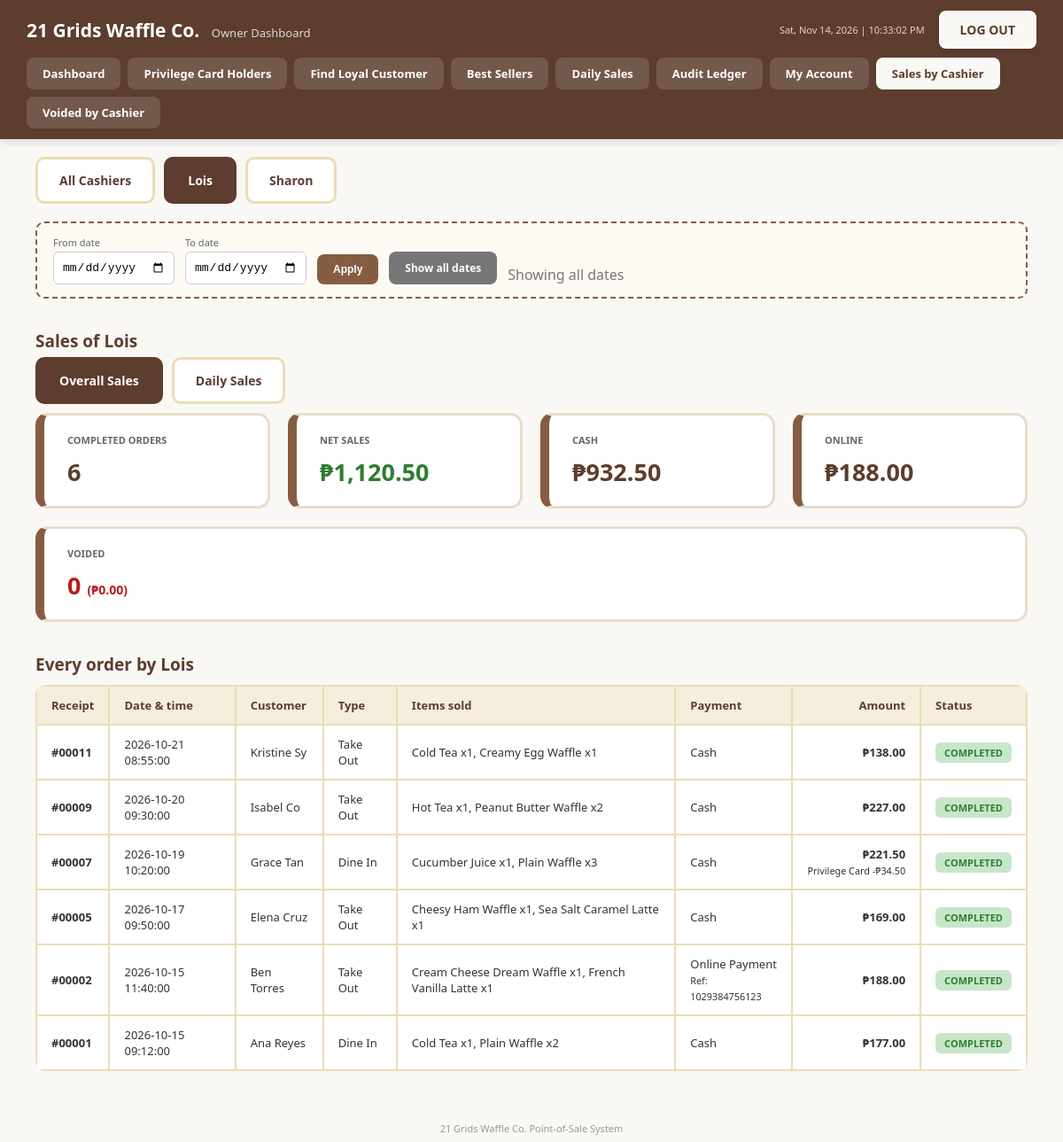
The app's page /cashier_sales.php?cashier=3&view=overall (signed in) with its own data.
### tables this page shows
CREATE TABLE Staff (
    StaffID       INT AUTO_INCREMENT PRIMARY KEY,
    Username      VARCHAR(50)  NOT NULL UNIQUE,
    PasswordHash  VARCHAR(255) NOT NULL,
    FullName      VARCHAR(100) NOT NULL,
    Role          ENUM('Admin', 'Owner', 'Cashier') NOT NULL,
    IsActive      BOOLEAN      NOT NULL DEFAULT TRUE,
    CreatedAt     TIMESTAMP    NOT NULL DEFAULT CURRENT_TIMESTAMP
);

CREATE TABLE CustomerOrder (
    OrderID            INT AUTO_INCREMENT PRIMARY KEY,    
    OrderDate          TIMESTAMP     NOT NULL DEFAULT CURRENT_TIMESTAMP,
    CustomerName       VARCHAR(100)  NOT NULL DEFAULT 'Walk-in Customer',
    OrderType          ENUM('Dine In', 'Take Out')     NOT NULL DEFAULT 'Dine In',
    SubtotalAmount     DECIMAL(8,2)  NOT NULL DEFAULT 0.00 CHECK (SubtotalAmount >= 0),
    DiscountID         INT           NOT NULL DEFAULT 1,
    DiscountIDNumber   VARCHAR(50),
    PrivilegeCardID    INT,
    DiscountAmount     DECIMAL(8,2)  NOT NULL DEFAULT 0.00 CHECK (DiscountAmount >= 0),
    TotalAmount        DECIMAL(8,2)  NOT NULL DEFAULT 0.00 CHECK (TotalAmount >= 0),
    PaymentMethod      ENUM('Cash', 'Online Payment')  NOT NULL,
    ReferenceNumber    VARCHAR(50)   UNIQUE,
    AmountReceived     DECIMAL(8,2)  CHECK (AmountReceived >= 0),
    Status             ENUM('Completed', 'Voided')     NOT NULL DEFAULT 'Completed',
    CashierID          INT           NOT NULL,
    FOREIGN KEY (DiscountID)
        REFERENCES Discount(DiscountID),
    FOREIGN KEY (CashierID)
        REFERENCES Staff(StaffID),
    FOREIGN KEY (PrivilegeCardID)
        REFERENCES PrivilegeCard(CardID),
    CHECK (PaymentMethod <> 'Online Payment' OR ReferenceNumber IS NOT NULL),
    CHECK (DiscountAmount = 0 OR DiscountIDNumber IS NOT NULL OR PrivilegeCardID IS NOT NULL),
    CHECK (TotalAmount = SubtotalAmount - DiscountAmount),
    CHECK (PaymentMethod <> 'Cash' OR (AmountReceived IS NOT NULL AND AmountReceived >= TotalAmount))
);

CREATE TABLE Discount (
    DiscountID    INT AUTO_INCREMENT PRIMARY KEY,
    DiscountName  VARCHAR(50)  NOT NULL UNIQUE,
    DiscountRate  DECIMAL(5,2) NOT NULL CHECK (DiscountRate >= 0 AND DiscountRate <= 100),
    AppliesTo     ENUM('Nothing', 'One Waffle and One Drink', 'One Highest Item') NOT NULL DEFAULT 'Nothing'
);

### cashier_sales.php (the view, shortened to what the rows shown need)
<?php
$role = $_SESSION['role'] ?? '';
require_once 'topbar.php';
$report  = new ReportService();
function cleanDate($dateText) { return (isset($dateText) && preg_match('/^\d{4}-\d{2}-\d{2}$/', $dateText)) ? $dateText : ''; }
function peso($amount) { return '₱' . number_format((float)$amount, 2); }
function qs($cashier, $from, $to, $view = '') { return '?' . http_build_query(array_filter(['cashier' => $cashier, 'view' => $view, 'from' => $from, 'to' => $to], fn($value) => $value !== '')); }
$from = cleanDate($_GET['from'] ?? '');
$to   = cleanDate($_GET['to'] ?? '');
$selected = $_GET['cashier'] ?? 'all';
$view = (($_GET['view'] ?? '') === 'daily') ? 'daily' : 'overall';
$cashiers = $report->getCashiers();
$summary    = $report->getCashierSummary($from, $to);
$perCashier = $summary['perCashier'];
$unassigned = $summary['unassigned'];
$grand      = $summary['grand'];
$empty      = $summary['empty'];
$hasUnassigned = ($unassigned['completed'] + $unassigned['voided']) > 0;
$daily = []; $ledger = []; $selRow = $empty; $selName = '';
if ($selected !== 'all') {
    $cashierParam = ($selected === 'none') ? 0 : (int)$selected;
    $daily  = $report->getDailySales($cashierParam, $from, $to);
    $ledger = $report->getLedger($cashierParam, $from, $to);
    if ($selected === 'none') {
        $selRow = $unassigned; $selName = 'Older orders (no cashier recorded)';
    } else {
        $selRow = $perCashier[(int)$selected] ?? $empty;
        foreach ($cashiers as $cashier) { if ((string)$cashier['StaffID'] === (string)$selected) { $selName = $cashier['FullName']; } }
    }
}
?>
<!DOCTYPE html>
<html lang="en">
<head>
</head>
<body>
    <?php
    if ($role === 'Admin') { topbar('Admin Console', adminNav(), 'sales'); }
    else { topbar('Owner Dashboard', ownerNavLinks(), 'sales'); }
    ?>
    <div class="tabs">
        <a class="tab <?php echo $selected === 'all' ? 'active' : ''; ?>" href="<?php echo qs('all', $from, $to); ?>">All Cashiers</a>
        <?php foreach ($cashiers as $cashier): ?>
            <a class="tab <?php echo (string)$selected === (string)$cashier['StaffID'] ? 'active' : ''; ?>" href="<?php echo qs($cashier['StaffID'], $from, $to, $view); ?>">
                <?php echo htmlspecialchars($cashier['FullName']); ?><?php echo $cashier['IsActive'] ? '' : ' <small>(inactive)</small>'; ?>
            </a>
        <?php endforeach; ?>
    </div>
    <form method="GET" class="filter">
        <div><label>From date</label><input type="date" name="from" value="<?php echo htmlspecialchars($from); ?>"></div>
        <div><label>To date</label><input type="date" name="to" value="<?php echo htmlspecialchars($to); ?>"></div>
        <button type="submit">Apply</button>
        <a class="reset" href="<?php echo qs($selected, '', '', $view); ?>">Show all dates</a>
        <span style="color:#777;"><?php echo ($from || $to) ? 'Showing ' . htmlspecialchars($from ?: 'the beginning') . ' to ' . htmlspecialchars($to ?: 'today') : 'Showing all dates'; ?></span>
    </form>
<?php if ($selected === 'all'): ?>
    <h3 class="sec">All cashiers compared</h3>
    <table>
        <thead><tr><th>Cashier</th><th class="num">Completed orders</th><th class="num">Net sales</th><th class="num">Cash</th><th class="num">Online</th><th class="num">Voided orders</th><th class="num">Voided amount</th><th></th></tr></thead>
        <tbody>
        <?php foreach ($cashiers as $cashier): $cashierTotals = $perCashier[$cashier['StaffID']] ?? $empty; ?>
            <tr>
                <td><strong><?php echo htmlspecialchars($cashier['FullName']); ?></strong> <small style="color:#999;">(<?php echo htmlspecialchars($cashier['Username']); ?>)</small><?php echo $cashier['IsActive'] ? '' : ' <span class="badge void">INACTIVE</span>'; ?></td>
                <td class="num"><?php echo (int)$cashierTotals['completed']; ?></td>
                <td class="num" style="font-weight:bold; color:#2e7d32;"><?php echo peso($cashierTotals['net']); ?></td>
                <td class="num"><?php echo peso($cashierTotals['cash']); ?></td>
                <td class="num"><?php echo peso($cashierTotals['online']); ?></td>
                <td class="num" style="color:#b71c1c;"><?php echo (int)$cashierTotals['voided']; ?></td>
                <td class="num" style="color:#b71c1c;"><?php echo peso($cashierTotals['voidedAmount']); ?></td>
                <td><a href="<?php echo qs($cashier['StaffID'], $from, $to); ?>" style="color:#865d43; font-weight:bold;">View sales →</a></td>
            </tr>
        <?php endforeach; ?>
        <?php if ($hasUnassigned): ?>
            <tr style="color:#777;">
                <td><em>Older orders (no cashier recorded)</em></td>
                <td class="num"><?php echo (int)$unassigned['completed']; ?></td>
                <td class="num"><?php echo peso($unassigned['net']); ?></td>
                <td class="num"><?php echo peso($unassigned['cash']); ?></td>
                <td class="num"><?php echo peso($unassigned['online']); ?></td>
                <td class="num"><?php echo (int)$unassigned['voided']; ?></td>
                <td class="num"><?php echo peso($unassigned['voidedAmount']); ?></td>
                <td><a href="<?php echo qs('none', $from, $to); ?>" style="color:#865d43; font-weight:bold;">View →</a></td>
            </tr>
        <?php endif; ?>
        </tbody>
        <tfoot><tr>
            <td>ALL CASHIERS TOTAL</td>
            <td class="num"><?php echo (int)$grand['completed']; ?></td><td class="num"><?php echo peso($grand['net']); ?></td>
            <td class="num"><?php echo peso($grand['cash']); ?></td><td class="num"><?php echo peso($grand['online']); ?></td>
            <td class="num"><?php echo (int)$grand['voided']; ?></td><td class="num"><?php echo peso($grand['voidedAmount']); ?></td><td></td>
        </tr></tfoot>
    </table>
<?php else: ?>
    <h3 class="sec">Sales of <?php echo htmlspecialchars($selName); ?></h3>
    <div class="tabs" style="margin-bottom:10px;">
        <a class="tab <?php echo $view === 'overall' ? 'active' : ''; ?>" href="<?php echo qs($selected, $from, $to, 'overall'); ?>">Overall Sales</a>
        <a class="tab <?php echo $view === 'daily' ? 'active' : ''; ?>" href="<?php echo qs($selected, $from, $to, 'daily'); ?>">Daily Sales</a>
    </div>
    <div class="cards">
        <div class="card"><h4>Completed orders</h4><p><?php echo (int)$selRow['completed']; ?></p></div>
        <div class="card"><h4>Net sales</h4><p style="color:#2e7d32;"><?php echo peso($selRow['net']); ?></p></div>
        <div class="card"><h4>Cash</h4><p><?php echo peso($selRow['cash']); ?></p></div>
        <div class="card"><h4>Online</h4><p><?php echo peso($selRow['online']); ?></p></div>
        <div class="card"><h4>Voided</h4><p style="color:#b71c1c;"><?php echo (int)$selRow['voided']; ?> <span style="font-size:14px;">(<?php echo peso($selRow['voidedAmount']); ?>)</span></p></div>
    </div>
    <?php if ($view === 'daily'): ?>
    <h3 class="sec">Daily sales</h3>
    <p style="color:#777; font-size:11px; margin:0 0 5px;">Click a date to see all of its sales.</p>
    <?php if (empty($daily)): ?>
        <p style="color:#777; font-style:italic;">No sales found for this selection.</p>
    <?php else: ?>
    <table>
        <thead><tr><th>Date</th><th class="num">Completed orders</th><th class="num">Net sales</th><th class="num">Voided orders</th><th class="num">Voided amount</th></tr></thead>
        <tbody>
        <?php foreach ($daily as $dayRow): ?>
            <tr style="cursor:pointer;" onclick="openDay('<?php echo htmlspecialchars($dayRow['SaleDate']); ?>', '<?php echo htmlspecialchars(date('M d, Y (D)', strtotime($dayRow['SaleDate']))); ?>')">
                <td><strong><?php echo htmlspecialchars(date('M d, Y (D)', strtotime($dayRow['SaleDate']))); ?></strong></td>
                <td class="num"><?php echo (int)$dayRow['completed']; ?></td>
                <td class="num" style="font-weight:bold; color:#2e7d32;"><?php echo peso($dayRow['net']); ?></td>
                <td class="num" style="color:#b71c1c;"><?php echo (int)$dayRow['voided']; ?></td>
                <td class="num" style="color:#b71c1c;"><?php echo peso($dayRow['voidedAmount']); ?></td>
            </tr>
        <?php endforeach; ?>
        </tbody>
        <tfoot><tr><td>TOTAL</td><td class="num"><?php echo (int)$selRow['completed']; ?></td><td class="num"><?php echo peso($selRow['net']); ?></td>
            <td class="num"><?php echo (int)$selRow['voided']; ?></td><td class="num"><?php echo peso($selRow['voidedAmount']); ?></td></tr></tfoot>
    </table>
    <?php endif; ?>
    <?php
    $ordersByDay = [];
    foreach ($ledger as $oneOrder) { $ordersByDay[$oneOrder['SaleDate']][] = $oneOrder; }
    foreach ($daily as $dayRow): $dayOrders = $ordersByDay[$dayRow['SaleDate']] ?? []; ?>
    <div id="dd_<?php echo htmlspecialchars($dayRow['SaleDate']); ?>" style="display:none;">
        <p style="margin:6px 0 10px; font-size:14px;">Completed orders: <strong><?php echo (int)$dayRow['completed']; ?></strong> &nbsp;|&nbsp; Net sales: <strong style="color:#2e7d32;"><?php echo peso($dayRow['net']); ?></strong> &nbsp;|&nbsp; Voided orders: <strong style="color:#b71c1c;"><?php echo (int)$dayRow['voided']; ?> (<?php echo peso($dayRow['voidedAmount']); ?>)</strong></p>
        <table>
            <thead><tr><th>Receipt</th><th>Time</th><th>Customer</th><th>Type</th><th>Items sold</th><th>Discount</th><th>Invoice value</th><th>Payment</th><th>Status</th></tr></thead>
            <tbody>
            <?php foreach ($dayOrders as $row): $isVoid = ($row['Status'] === 'Voided'); ?>
                <tr style="<?php echo $isVoid ? 'background:#fff5f5; color:#b71c1c;' : ''; ?>">
                    <td><strong>#<?php echo Site::receiptNo($row['OrderID']); ?></strong></td>
                    <td><?php echo htmlspecialchars(substr($row['OrderDate'], 11)); ?></td>
                    <td><?php echo htmlspecialchars($row['CustomerName']); ?></td>
                    <td><?php echo htmlspecialchars($row['OrderType']); ?></td>
                    <td><?php echo htmlspecialchars($row['Items'] !== '' ? $row['Items'] : '—'); ?></td>
                    <td><?php if ($row['DiscountAmount'] > 0): ?><?php echo htmlspecialchars($row['DiscountName']); ?><br><small>-<?php echo peso($row['DiscountAmount']); ?> (of <?php echo peso($row['SubtotalAmount']); ?>)<br><?php echo $row['PrivilegeCardID'] ? 'Card: ' . Site::cardNo($row['PrivilegeCardID']) . ' ' . htmlspecialchars($row['CardHolder']) : 'ID: ' . htmlspecialchars($row['DiscountIDNumber']); ?><br><?php echo htmlspecialchars(implode('; ', $row['DiscountedItems'])); ?></small><?php else: ?>—<?php endif; ?></td>
                    <td style="font-weight:bold;"><?php echo $isVoid ? '-' : ''; ?><?php echo peso($row['TotalAmount']); ?></td>
                    <td><?php echo htmlspecialchars($row['PaymentMethod']); ?><?php if (!empty($row['ReferenceNumber'])): ?><br><small>Ref: <?php echo htmlspecialchars($row['ReferenceNumber']); ?></small><?php endif; ?></td>
                    <td><?php echo $isVoid ? '<strong>VOIDED</strong>' . (!empty($row['VoidReason']) ? '<br><small>Reason: ' . htmlspecialchars($row['VoidReason']) . '</small>' : '') : 'COMPLETED'; ?></td>
                </tr>
            <?php endforeach; ?>
            </tbody>
        </table>
    </div>
    <?php endforeach; ?>
    <div class="modal-overlay" id="m_day">
        <div class="modal-box">
            <div class="mhead"><h3>Sales of <?php echo htmlspecialchars($selName); ?> on <span id="dayName"></span></h3><button type="button" class="back" onclick="document.getElementById('m_day').style.display='none';">&larr; Back</button></div>
            <div class="scroll" id="dayBody"></div>
        </div>
    </div>
    <script>
        function openDay(date, label) {
            document.getElementById('dayName').textContent = label;
            document.getElementById('dayBody').innerHTML = document.getElementById('dd_' + date).innerHTML;
            document.getElementById('m_day').style.display = 'flex';
        }
    </script>
    <?php else: ?>
    <h3 class="sec">Every order by <?php echo htmlspecialchars($selName); ?></h3>
    <?php if (empty($ledger)): ?>
        <p style="color:#777; font-style:italic;">No orders found for this selection.</p>
    <?php else: ?>
    <table>
        <thead><tr><th>Receipt</th><th>Date &amp; time</th><th>Customer</th><th>Type</th><th>Items sold</th><th>Payment</th><th class="num">Amount</th><th>Status</th></tr></thead>
        <tbody>
        <?php foreach ($ledger as $order): $isVoided = ($order['Status'] === 'Voided'); ?>
            <tr style="<?php echo $isVoided ? 'background:#fff5f5; color:#b71c1c;' : ''; ?>">
                <td><strong>#<?php echo \App\Core\Site::receiptNo($order['OrderID']); ?></strong></td>
                <td><?php echo htmlspecialchars($order['OrderDate']); ?></td>
                <td><?php echo htmlspecialchars($order['CustomerName']); ?></td>
                <td><?php echo htmlspecialchars($order['OrderType']); ?></td>
                <td><?php echo htmlspecialchars($order['Items']); ?></td>
                <td><?php echo htmlspecialchars($order['PaymentMethod']); ?><?php echo $order['ReferenceNumber'] ? '<br><small>Ref: ' . htmlspecialchars($order['ReferenceNumber']) . '</small>' : ''; ?></td>
                <td class="num" style="font-weight:bold;"><?php echo ($isVoided ? '-' : '') . peso($order['TotalAmount']); ?>
                    <?php if ($order['DiscountAmount'] > 0): ?><br><small style="font-weight:normal;"><?php echo htmlspecialchars($order['DiscountName']); ?> -<?php echo peso($order['DiscountAmount']); ?></small><?php endif; ?></td>
                <td><span class="badge <?php echo $isVoided ? 'void' : 'ok'; ?>"><?php echo $isVoided ? 'VOIDED' : 'COMPLETED'; ?></span></td>
            </tr>
        <?php endforeach; ?>
        </tbody>
    </table>
    <?php endif; ?>
    <?php endif; ?>
<?php endif; ?>
<?php include 'footer.php'; ?>
</body>
</html>

### records on screen
staff: FullName "Lois"
staff: FullName "Sharon"
customerorder: OrderID "00011", OrderDate "2026-10-21 08:55:00", CustomerName "Kristine Sy", OrderType "Take Out", Items "Cold Tea x1, Creamy Egg Waffle x1", PaymentMethod "Cash", TotalAmount "₱138.00", Status "COMPLETED"
customerorder: OrderID "00009", OrderDate "2026-10-20 09:30:00", CustomerName "Isabel Co", OrderType "Take Out", Items "Hot Tea x1, Peanut Butter Waffle x2", PaymentMethod "Cash", TotalAmount "₱227.00", Status "COMPLETED"
customerorder: OrderID "00007", OrderDate "2026-10-19 10:20:00", CustomerName "Grace Tan", OrderType "Dine In", Items "Cucumber Juice x1, Plain Waffle x3", PaymentMethod "Cash", TotalAmount "₱221.50", DiscountID.DiscountName "Privilege Card", DiscountAmount "₱34.50", Status "COMPLETED"
customerorder: OrderID "00005", OrderDate "2026-10-17 09:50:00", CustomerName "Elena Cruz", OrderType "Take Out", Items "Cheesy Ham Waffle x1, Sea Salt Caramel Latte x1", PaymentMethod "Cash", TotalAmount "₱169.00", Status "COMPLETED"
customerorder: OrderID "00002", OrderDate "2026-10-15 11:40:00", CustomerName "Ben Torres", OrderType "Take Out", Items "Cream Cheese Dream Waffle x1, French Vanilla Latte x1", PaymentMethod "Online Payment", ReferenceNumber "1029384756123", TotalAmount "₱188.00", Status "COMPLETED"
customerorder: OrderID "00001", OrderDate "2026-10-15 09:12:00", CustomerName "Ana Reyes", OrderType "Dine In", Items "Cold Tea x1, Plain Waffle x2", PaymentMethod "Cash", TotalAmount "₱177.00", Status "COMPLETED"

### other values on screen
Site::getBusinessName() "21 Grids Waffle Co."
$title "Owner Dashboard"
$item['label'] "Dashboard"
$item['label'] "Privilege Card Holders"
$item['label'] "Find Loyal Customer"
$item['label'] "Best Sellers"
$item['label'] "Daily Sales"
$item['label'] "Audit Ledger"
$item['label'] "My Account"
$item['label'] "Sales by Cashier"
$item['label'] "Voided by Cashier"
$selRow['completed'] "6"
peso($selRow['net']) "₱1,120.50"
peso($selRow['cash']) "₱932.50"
peso($selRow['online']) "₱188.00"
